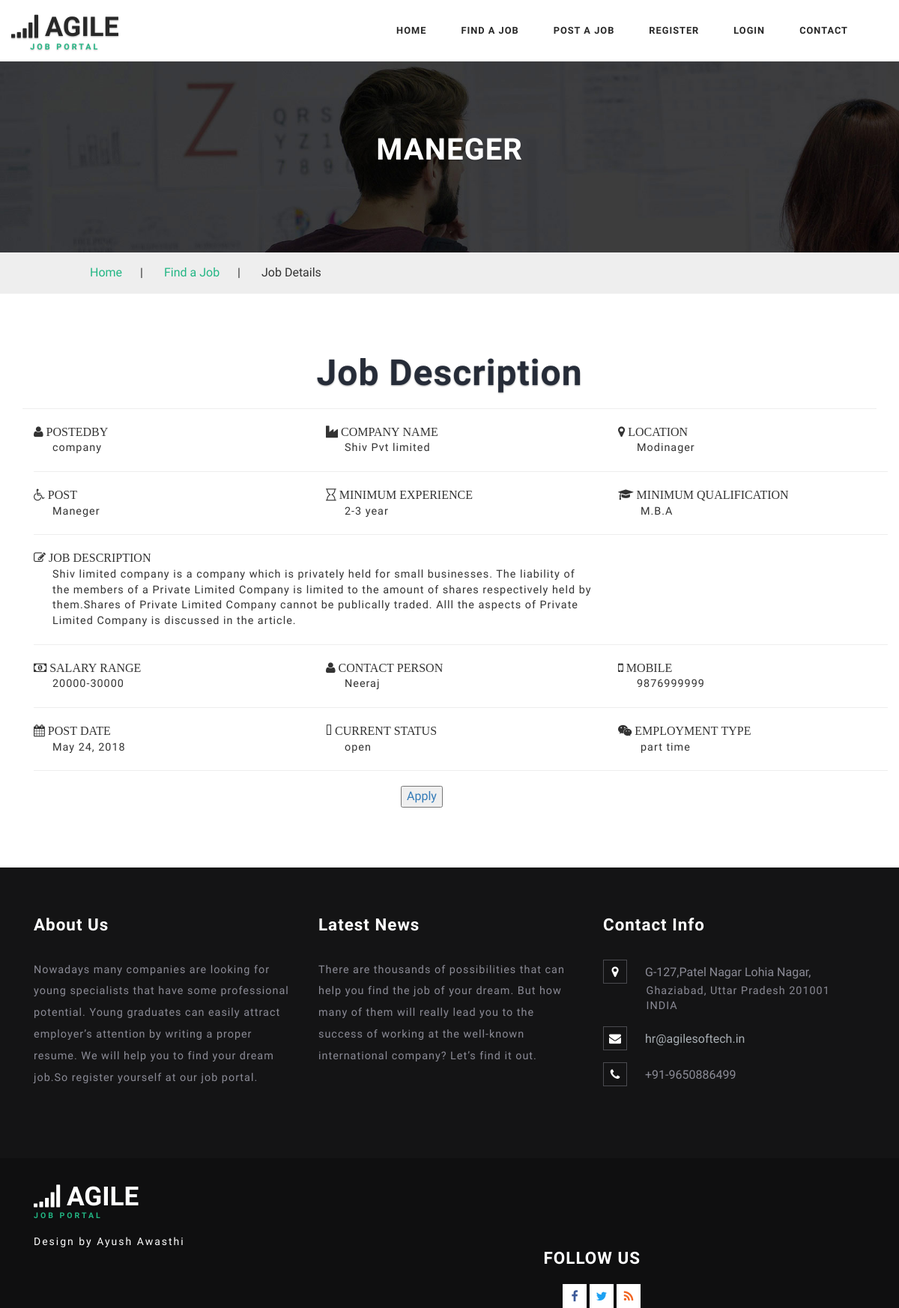
The app's page /job/3/ with its own data.
### job/models.py (models this page shows, shortened)
class JOBS(models.Model):
    POSTEDCHOICE=(('company','COMPANY'),('consultant','CONSULTANT'),('admin','ADMIN'),)
    statuschoice=(('open','OPEN'),('close','CLOSE'),('select','SELECT'),)
    typechoice=(('full time','FULL TIME'),('part time','PART TIME'),('select','SELECT'),)
    POSTEDBY=models.CharField(max_length=20,choices=POSTEDCHOICE,default='admin')
    COMPANY=models.CharField(max_length=500)
    LOCATION = models.CharField(max_length=900)
    POST=models.CharField(max_length=100)
    MINIMUMEXPERIENCE=models.CharField(max_length=120)
    MINIMUMQUALIFICATION=models.CharField(max_length=120)
    SALARYRANGE=models.CharField(max_length=100)
    JOBDESCRIPTION=models.TextField(max_length=1000)
    CONTACTPERSON=models.CharField(max_length=100)
    MOBILE=models.CharField(max_length=20)
    POSTDATE=models.DateField()
    CURRENTSTATUS=models.CharField(max_length=30,choices=statuschoice,default='select')
    EMPLOYMENTTYPE=models.CharField(max_length=30,choices=typechoice,default='select')

### job/views.py (the view)
# urls.py: path('<int:job_id>/',views.detail,name='detail'),
def detail(request,job_id):
    data=get_object_or_404(JOBS,pk=job_id)
    return render(request,'job/detail.html',{'data':data})

### job/templates/job/detail.html (shortened to what this page needs)
{% extends 'job/base.html' %}
{% load static %}
{% block body %}
	<div class="inner_page_agile">
		<h3>{{ data.POST }}</h3>
	</div>
	<div class="services-breadcrumb_w3layouts">
		<div class="inner_breadcrumb">
			<ul class="short_w3ls"_w3ls>
				<li><a href="{% url 'index' %}">Home</a><span>|</span></li>
				<li><a href="{% url 'jobs' %}">Find a Job</a><span>|</span></li>
                <li>Job Details</li>
			</ul>
		</div>
	</div>
	<div class="inner_content_info_agileits">
		<div class="container">
			<div class="tittle_head_w3ls">
				<h3 class="tittle">Job Description </h3>
			</div>
			<hr/>
			<div class="container">
				<div class="row">
					<div class="col-sm-4">
				<label class="fa fa-user"> POSTEDBY </label>
				          <p style="margin-left:25px;">{{ data.POSTEDBY }}</p>
					</div>
						<div class="col-sm-4">
				<label class="fa fa-industry"> COMPANY NAME </label>
				<p style="margin-left:25px;">{{ data.COMPANY }}</p>
					</div>
					<div class="col-sm-4">
				<label class="fa fa-map-marker"> LOCATION </label>
				<p style="margin-left:25px;">{{ data.LOCATION}}</p>
					</div>
		    		</div>
				<hr/>
					<div class="row">
					<div class="col-sm-4">
				<label class="fa fa-wheelchair"> POST </label>
				   <p style="margin-left:25px;">{{ data.POST }}</p>
					</div>
						<div class="col-sm-4">
				<label class="fa fa-hourglass-o"> MINIMUM EXPERIENCE </label>
				    <p style="margin-left:25px;">{{ data.MINIMUMEXPERIENCE }}</p>
					</div>
					<div class="col-sm-4">
				<label class="fa fa-mortar-board"> MINIMUM QUALIFICATION </label>
						              <p style="margin-left:30px;">{{ data.MINIMUMQUALIFICATION }}</p>
					</div>
		    		</div>
				<hr/>
				<div class="row">
					<div class="col-sm-8">
				<label class="fa fa-pencil-square-o"> JOB DESCRIPTION </label>
				   <p style="margin-left:25px;">{{ data.JOBDESCRIPTION }}</p>
					</div>
				</div>
				<hr/>
					<div class="row">
					<div class="col-sm-4">
				<label class="fa fa-money"> SALARY RANGE </label>
				   <p style="margin-left:25px;">{{ data.SALARYRANGE }}</p>
					</div>
						<div class="col-sm-4">
				<label class="fa fa-user"> CONTACT PERSON </label>
				    <p style="margin-left:25px;">{{ data.CONTACTPERSON }}</p>
					</div>
					<div class="col-sm-4">
				<label class="fa fa-mobile"> MOBILE </label>
						              <p style="margin-left:25px;">{{ data.MOBILE }}</p>
					</div>
		    		</div>
								<hr/>
					<div class="row">
					<div class="col-sm-4">
				<label class="fa fa-calendar"> POST DATE </label>
				   <p style="margin-left:25px;">{{ data.POSTDATE }}</p>
					</div>
						<div class="col-sm-4">
				<label class="fa fa-wpexplorer"> CURRENT STATUS </label>
				    <p style="margin-left:25px;">{{ data.CURRENTSTATUS }}</p>
					</div>
					<div class="col-sm-4">
				<label class="fa fa-weixin"> EMPLOYMENT TYPE </label>
						              <p style="margin-left:30px;">{{ data.EMPLOYMENTTYPE }}</p>
					</div>
		    		</div>
				<hr/>
				<div class="col-sm-5"></div>
				<div class="col-sm-6"><a href="{% url 'apply'%}"> <button type="submit">Apply</button></a> </div>
			</div>
		</div>
	</div>
	{% endblock %}

### job/static/css/style.css (style rules this page uses)
html, body { margin: 0; font-size: 100%; background: #fff; font-family: 'Work Sans', sans-serif; }
body a { text-decoration: none; transition: 0.5s all; -webkit-transition: 0.5s all; -moz-transition: 0.5s all; -o-transition: 0.5s all; -ms-transition: 0.5s all; }
h1, h2, h3, h4, h5, h6 { margin: 0; font-family: 'Work Sans', sans-serif; }
p { margin: 0; letter-spacing: 1px; font-size: 0.9em; }
ul { margin: 0; padding: 0; }
label { margin: 0; }
h3.tittle { color: #262c38; margin: 0; font-size: 3em; font-weight: 700; letter-spacing: 1px; text-align: center; text-shadow: 0 1px 2px rgba(0, 0, 0, 0.33); }
.inner_page_agile { text-align: center; background: url(../images/candidate.jpg) no-repeat 0px 0px; background-size: cover; -webkit-background-size: cover; -moz-background-size: cover; -o-background-size: cover; -ms-background-size: cover; min-height: 255px; padding-top: 6em; }
.inner_page_agile h3 { color: #fff; text-transform: uppercase; font-weight: 700; font-size: 2.5em; text-shadow: 0 1px 2px rgba(0, 0, 0, 0.29); letter-spacing: 1px; }
.services-breadcrumb_w3layouts { width: 100%; border: none; padding: 1em 0; background: #eee; }
.services-breadcrumb_w3layouts ul li span { padding: 0 1.5em; }
ul.short_w3ls { text-align: left; }
ul.short_w3ls li { list-style: none; display: inline-block; }
.inner_breadcrumb { width: 80%; margin: 0 auto; }
ul.short_w3ls li a { color: #23b684; text-decoration: none; }
.inner_content_info_agileits { padding: 6em 0; }
@media (max-width:1366px) { .inner_content_info_agileits, .banner-bottom, .services { padding: 5em 0; } }

### records on screen
JOBS: POST "MANEGER", POSTEDBY "company", COMPANY "Shiv Pvt limited", LOCATION "Modinager", POST "Maneger", MINIMUMEXPERIENCE "2-3 year", MINIMUMQUALIFICATION "M.B.A", JOBDESCRIPTION "Shiv limited company is a company which is privately held for small businesses. The liability of the members of a Private Limited Company is limited to the amount of shares respectively held by them.Shares of Private Limited Company cannot be publically traded. Alll the aspects of Private Limited Company is discussed in the article.", SALARYRANGE "20000-30000", CONTACTPERSON "Neeraj", MOBILE "9876999999", POSTDATE "May 24, 2018", CURRENTSTATUS "open", EMPLOYMENTTYPE "part time"
